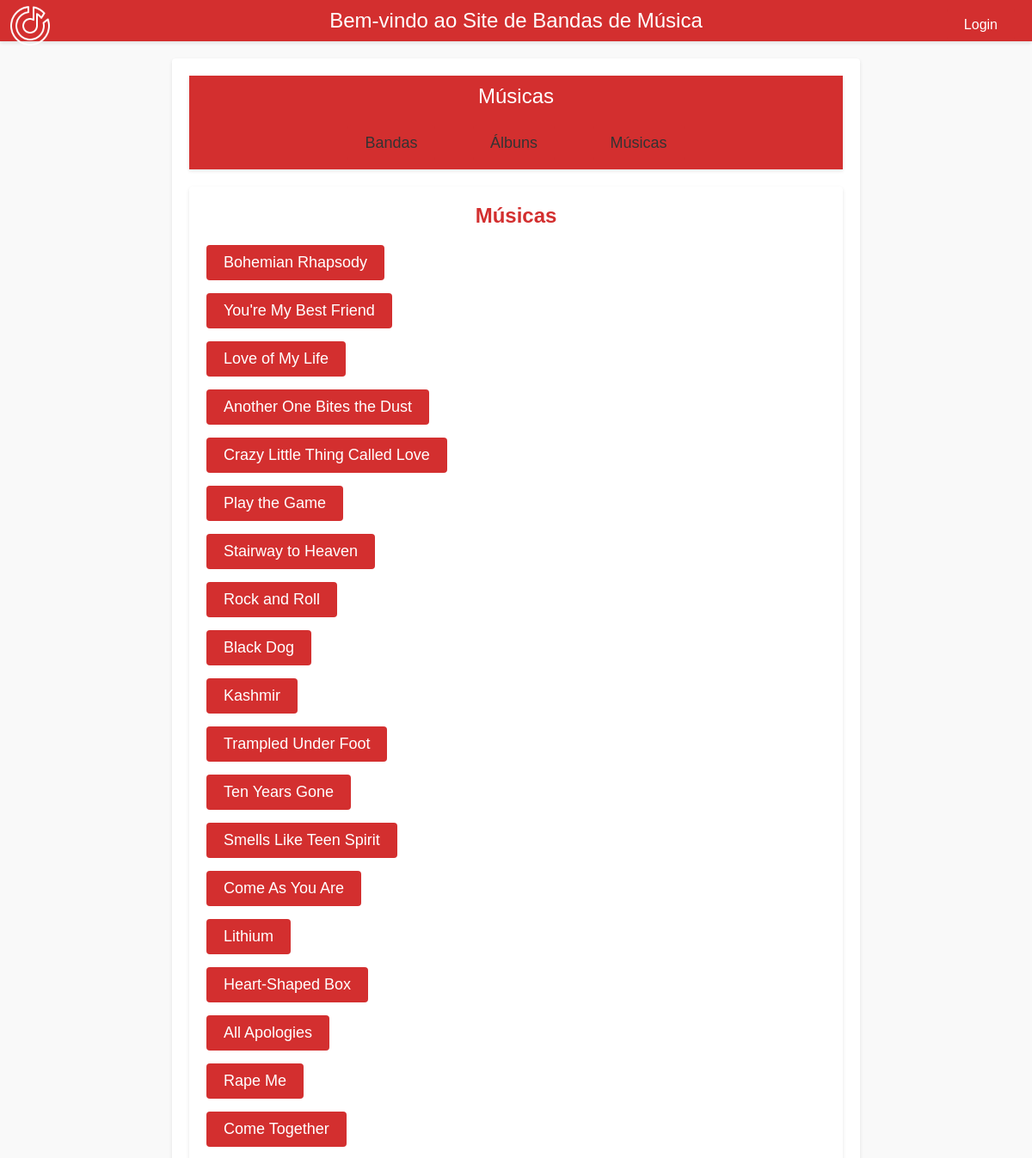
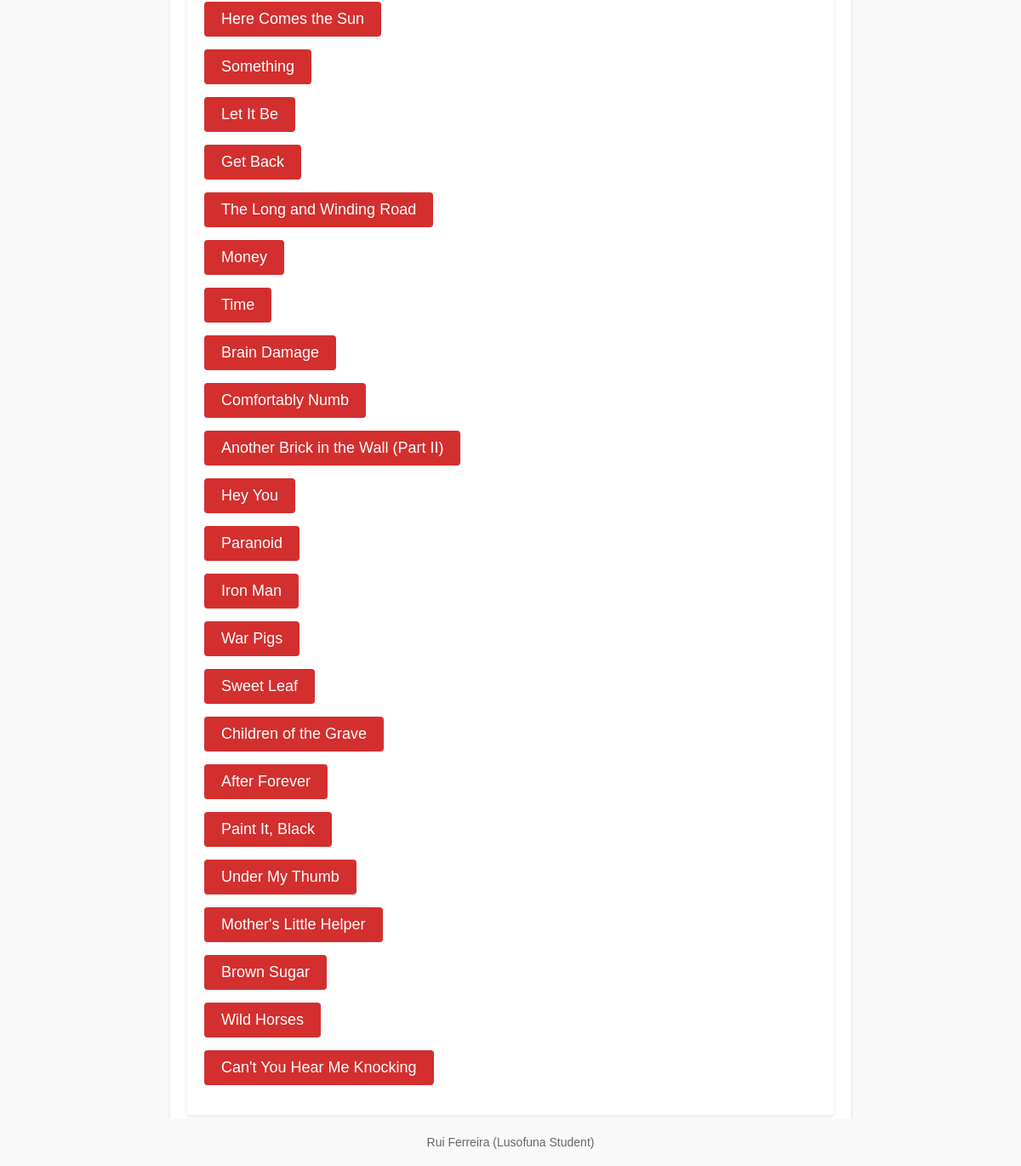
The page /bandas/musicas/ on the database its author committed (2 pictures, top to bottom).
### bandas/models.py (models this page shows)
class Musica(models.Model):
    nome = models.CharField(max_length=200)
    ano_lancamento = models.IntegerField()
    link = models.URLField(max_length=200)
    duracao = models.IntegerField(null=True)
    banda = models.ForeignKey(Banda, on_delete=models.CASCADE, related_name='musicas', null = True)
    letra = models.TextField(null = True)
    def __str__(self):
        return self.nome

### bandas/views.py (the view)
# urls.py: path('musicas/', views.musicas_view, name='musicas'),
def musicas_view(request):
    context = {
      'musicas': Musica.objects.all(),
   }
    return render(request, "bandas/musicasList.html", context)

### bandas/templates/bandas/musicasList.html (shortened to what this page needs)
<!DOCTYPE html>
{% extends "bandas/layout.html" %}
{% block content %}
<header>
    <h1>Músicas</h1>
    <nav>
        <a href="/bandas/bandas">Bandas</a>
        <a href="/bandas/albuns">Álbuns</a>
        <a href="/bandas/musicas/">Músicas</a>
    </nav>
</header>
<div class="musicas-list">
    <h2>Músicas</h2>
    <ul>
        {% for musica in musicas %}
           <li>
               <a href="{% url 'bandas:musicaInfo' musica.id %}">{{ musica }}</a>
           </li>
        {% endfor %}
    </ul>
</div>
{% endblock %}

### static/app/bandas/style.css (style rules this page uses)
* { margin: 0; padding: 0; box-sizing: border-box; }
body { font-family: Arial, sans-serif; background-color: #f8f8f8; color: #333; }
header { background-color: #d32f2f; color: #fff; padding: 10px 0; box-shadow: 0 2px 4px rgba(0, 0, 0, 0.1); position: relative; text-align: center; }
header h1 { font-size: 24px; font-weight: 400; margin: 0; padding: 0; }
main h2 { font-size: 24px; margin-bottom: 20px; color: #d32f2f; }
main nav { text-align: center; margin-top: 20px; }
main nav a { display: inline-block; text-decoration: none; color: #333; font-size: 18px; margin: 0 20px; padding: 10px 20px; background-color: #d32f2f; border-radius: 4px; transition: background-color 0.3s; }

### bandas/templates/bandas/layout.html (style rules this page uses)
body { font-family: Arial, sans-serif; margin: 0; padding: 0; background-color: #f9f9f9; color: #333; }
header { background-color: #d32f2f; padding: 10px 0; box-shadow: 0 2px 4px rgba(0, 0, 0, 0.1); position: relative; }
header h1 { font-size: 24px; font-weight: 400; color: #fff; margin: 0; padding: 0; text-align: center; }
main h2 { font-size: 24px; margin-bottom: 20px; color: #d32f2f; text-align: center; }
main nav { text-align: center; margin-top: 20px; }
main nav a { display: inline-block; text-decoration: none; color: #333; font-size: 18px; margin: 0 20px; padding: 10px 20px; background-color: #d32f2f; border-radius: 4px; transition: background-color 0.3s; }

### bandas/templates/bandas/musicasList.html (style rules this page uses)
body { font-family: Arial, sans-serif; margin: 0; padding: 0; background-color: #f9f9f9; color: #333; }
header { background-color: #d32f2f; padding: 10px 0; box-shadow: 0 2px 4px rgba(0, 0, 0, 0.1); }
header h1 { font-size: 24px; font-weight: 400; color: #fff; margin: 0; padding: 0; text-align: center; }
nav { text-align: center; margin-top: 10px; }
nav a { text-decoration: none; color: #fff; font-size: 16px; margin: 0 10px; transition: color 0.3s; }
.musicas-list { max-width: 800px; margin: 20px auto; padding: 20px; background-color: #fff; border-radius: 4px; box-shadow: 0 2px 4px rgba(0, 0, 0, 0.1); }
.musicas-list h2 { font-size: 24px; margin-bottom: 20px; color: #d32f2f; text-align: center; }
.musicas-list ul { list-style-type: none; padding: 0; }
.musicas-list ul li { margin-bottom: 15px; display: flex; align-items: center; justify-content: space-between; }
.musicas-list ul li a { text-decoration: none; color: #fff; font-size: 18px; padding: 10px 20px; border-radius: 4px; background-color: #d32f2f; transition: background-color 0.3s; }

### rows shown on the page
Musica: nome "Bohemian Rhapsody"
Musica: nome "You're My Best Friend"
Musica: nome "Love of My Life"
Musica: nome "Another One Bites the Dust"
Musica: nome "Crazy Little Thing Called Love"
Musica: nome "Play the Game"
Musica: nome "Stairway to Heaven"
Musica: nome "Rock and Roll"
Musica: nome "Black Dog"
Musica: nome "Kashmir"
Musica: nome "Trampled Under Foot"
Musica: nome "Ten Years Gone"
Musica: nome "Smells Like Teen Spirit"
Musica: nome "Come As You Are"
Musica: nome "Lithium"
Musica: nome "Heart-Shaped Box"
Musica: nome "All Apologies"
Musica: nome "Rape Me"
Musica: nome "Come Together"
Musica: nome "Here Comes the Sun"
Musica: nome "Something"
Musica: nome "Let It Be"
Musica: nome "Get Back"
Musica: nome "The Long and Winding Road"
Musica: nome "Money"
Musica: nome "Time"
Musica: nome "Brain Damage"
Musica: nome "Comfortably Numb"
Musica: nome "Another Brick in the Wall (Part II)"
Musica: nome "Hey You"
Musica: nome "Paranoid"
Musica: nome "Iron Man"
Musica: nome "War Pigs"
Musica: nome "Sweet Leaf"
Musica: nome "Children of the Grave"
Musica: nome "After Forever"
Musica: nome "Paint It, Black"
Musica: nome "Under My Thumb"
Musica: nome "Mother's Little Helper"
Musica: nome "Brown Sugar"
Musica: nome "Wild Horses"
Musica: nome "Can't You Hear Me Knocking"
